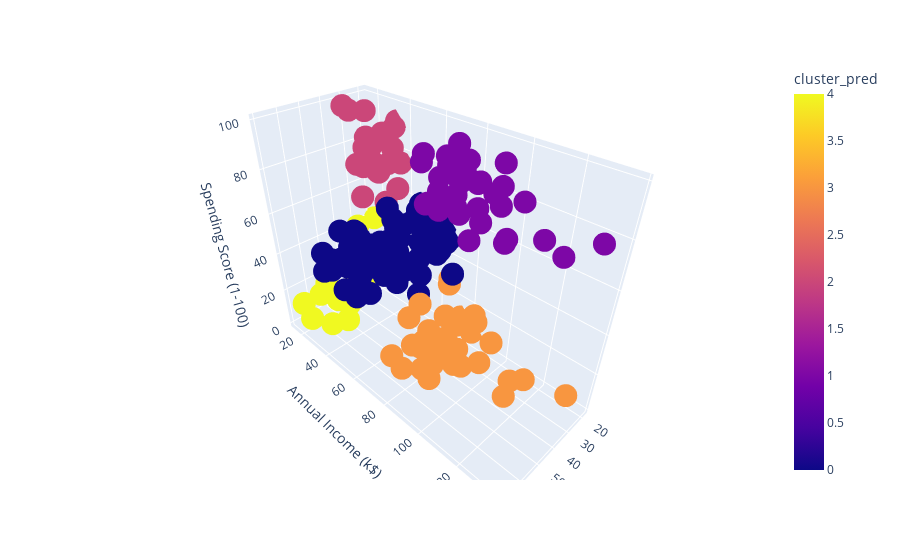

Notebook code for this chart:
### Code cell
import plotly.express as px

fig = px.scatter_3d(X, x = 'Age', y = 'Annual Income (k$)', z = 'Spending Score (1-100)',
                   color = 'cluster_pred')
fig.show()

### Figure 1 — Plotly figure (JSON) as saved in the notebook; plotly's stock layout.template omitted (floating-point values rounded to 4 significant figures; data arrays with more than 128 entries replaced by an {"elided": "..."} marker saying what was removed)
{"data": [{"hovertemplate": "Age=%{x}<br>Annual Income (k$)=%{y}<br>Spending Score (1-100)=%{z}<br>cluster_pred=%{marker.color}<extra></extra>", "legendgroup": "", "marker": {"color": {"elided": "200 int values"}, "coloraxis": "coloraxis", "symbol": "circle"}, "mode": "markers", "name": "", "scene": "scene", "showlegend": false, "type": "scatter3d", "x": {"elided": "200 int values"}, "y": {"elided": "200 int values"}, "z": {"elided": "200 int values"}}], "layout": {"coloraxis": {"colorbar": {"title": {"text": "cluster_pred"}}, "colorscale": [[0, "#0d0887"], [0.1111, "#46039f"], [0.2222, "#7201a8"], [0.3333, "#9c179e"], [0.4444, "#bd3786"], [0.5556, "#d8576b"], [0.6667, "#ed7953"], [0.7778, "#fb9f3a"], [0.8889, "#fdca26"], [1, "#f0f921"]]}, "legend": {"tracegroupgap": 0}, "margin": {"t": 60}, "scene": {"domain": {"x": [0, 1], "y": [0, 1]}, "xaxis": {"title": {"text": "Age"}}, "yaxis": {"title": {"text": "Annual Income (k$)"}}, "zaxis": {"title": {"text": "Spending Score (1-100)"}}}}}
